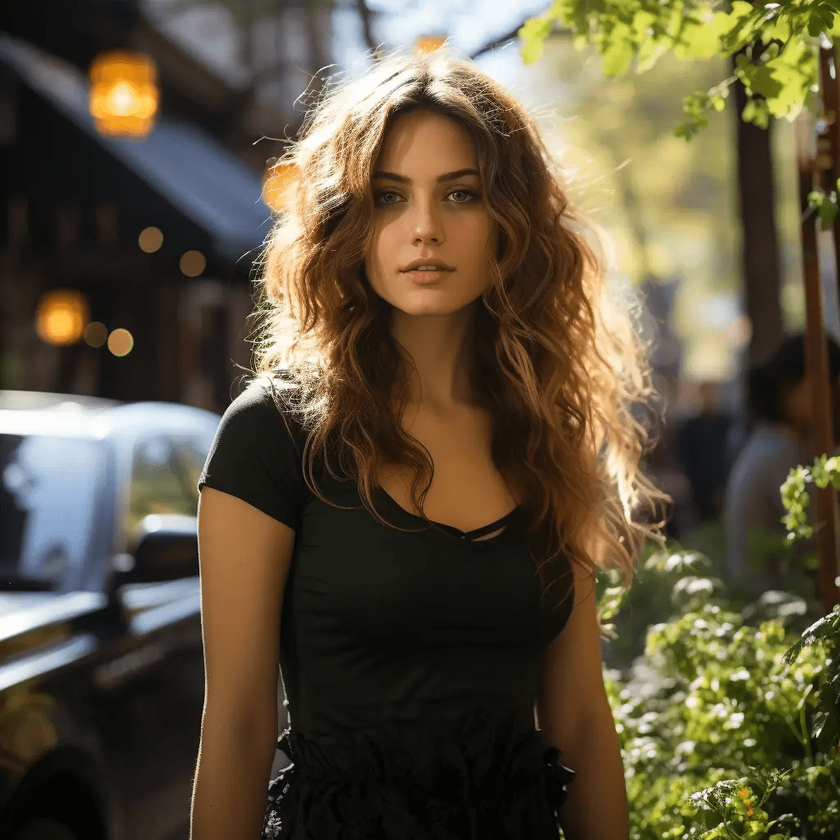
#> input picture imagem3.png, 840 x 840 px, shrunk from 1024 x 1024 before the run
$ python basicfilters.py
#> lines starting #> are read from the running program, lines starting #| are printed output that depends on the picture
import cv2
import numpy as np
import matplotlib.pyplot as plt
from scipy.interpolate import UnivariateSpline

# Construir a lookup table para aumentar o valor dos pixels
increase_table = np.clip(UnivariateSpline(x=[0, 64, 128, 255], y=[0, 75, 155, 255])(range(256)), 0, 255).astype(np.uint8)

# Construir a lookup table para diminuir o valor dos pixels
decrease_table = np.clip(UnivariateSpline(x=[0, 64, 128, 255], y=[0, 45, 95, 255])(range(256)), 0, 255).astype(np.uint8)

def applySharpening(image, kernel):
    # Aplicar o filtro de sharpening com o kernel fornecido
    output_image = cv2.filter2D(src=image, ddepth=-1, kernel=kernel)
    return output_image

# Carregar a imagem
image = cv2.imread("imagem3.png")
#> image is the input picture: shape (840, 840, 3); mean B, G, R 61.6, 83.1, 93.7
if image is None:
    print("Erro: A imagem não foi encontrada.")
    exit()

# Definir os kernels de sharpening
sharpening_kernel0 = np.array([[-1, -1, -1],
                               [-1, 9, -1],
                               [-1, -1, -1]])

sharpening_kernel1 = np.array([
    [0, -1,  0],
    [-1, 5, -1],
    [0, -1,  0]
])

# Kernel mais leve
sharpening_kernel_light = np.array([
    [0, -0.5,  0],
    [-0.5, 3, -0.5],
    [0, -0.5,  0]
])

# Aplicar os três filtros
output_image0 = applySharpening(image, sharpening_kernel0)
#> in applySharpening, `output_image = cv2.filter2D(src=image, ddepth=-1, kernel=kernel)`:
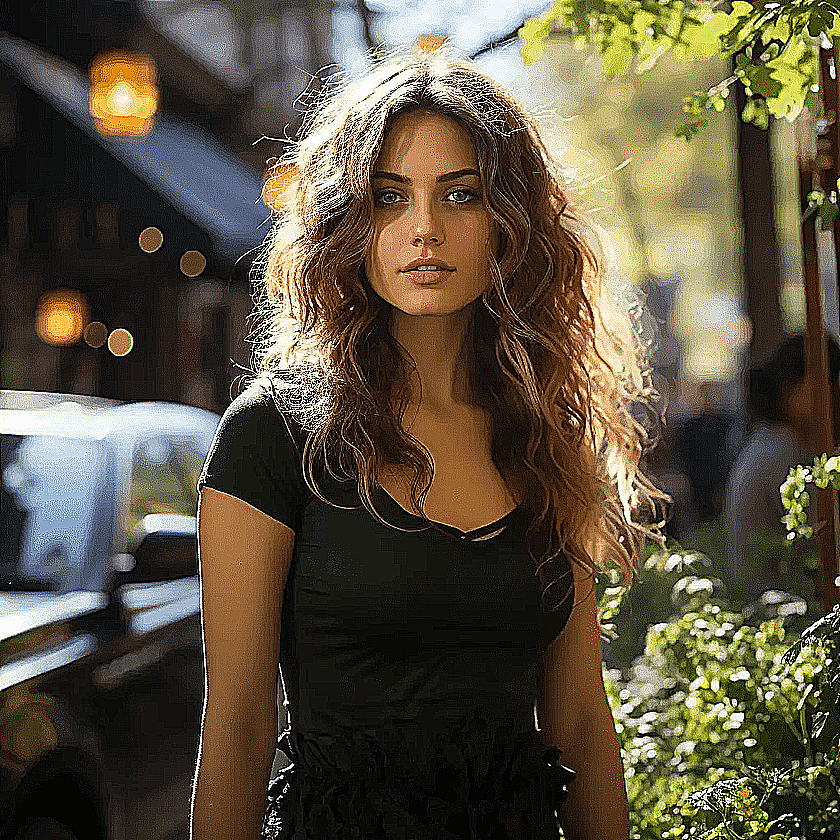
#> output_image: shape (840, 840, 3); mean B, G, R 64, 83.3, 92.8
output_image1 = applySharpening(image, sharpening_kernel1)
output_image_light = applySharpening(image, sharpening_kernel_light)

# Exibir as imagens lado a lado
plt.figure(figsize=[20, 10])
plt.subplot(141)
plt.imshow(image[:, :, ::-1])
plt.title("Imagem Original")
plt.axis('off')

plt.subplot(142)
plt.imshow(output_image0[:, :, ::-1])
plt.title("Sharpening Kernel 0 (9 no centro)")
plt.axis('off')

plt.subplot(143)
plt.imshow(output_image1[:, :, ::-1])
plt.title("Sharpening Kernel 1 (5 no centro)")
plt.axis('off')

plt.subplot(144)
plt.imshow(output_image_light[:, :, ::-1])
plt.title("Sharpening Leve (3 no centro)")
plt.axis('off')

plt.show()
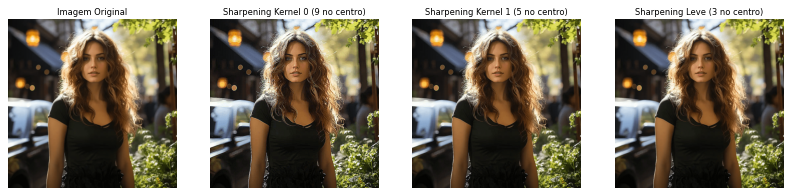
#> figure drawn by matplotlib, 4 panels

$ run again, with imagem2.png copied over imagem3.png
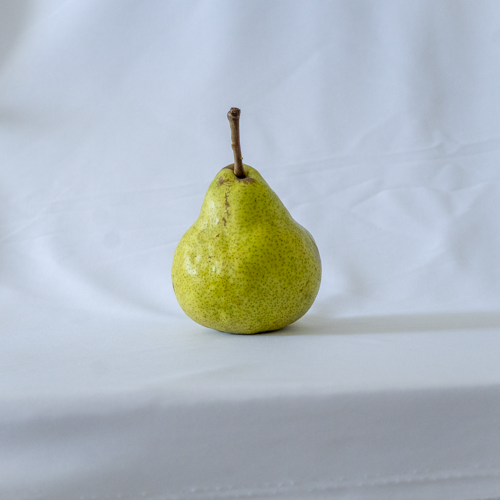
#> input picture imagem2.png, 500 x 500 px
#> image is the input picture: shape (500, 500, 3); mean B, G, R 191.9, 186.3, 177
#> in applySharpening, `output_image = cv2.filter2D(src=image, ddepth=-1, kernel=kernel)`:
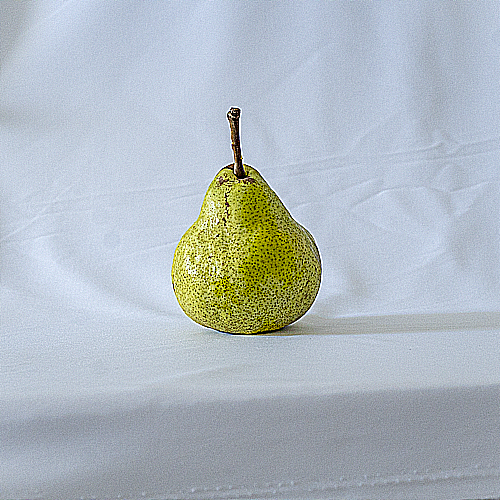
#> output_image: shape (500, 500, 3); mean B, G, R 192.9, 186.4, 177.1
#> `plt.show()`:
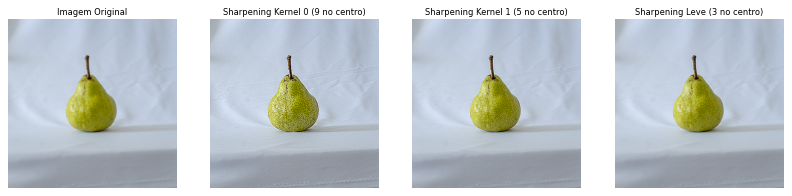
#> figure drawn by matplotlib, 4 panels
